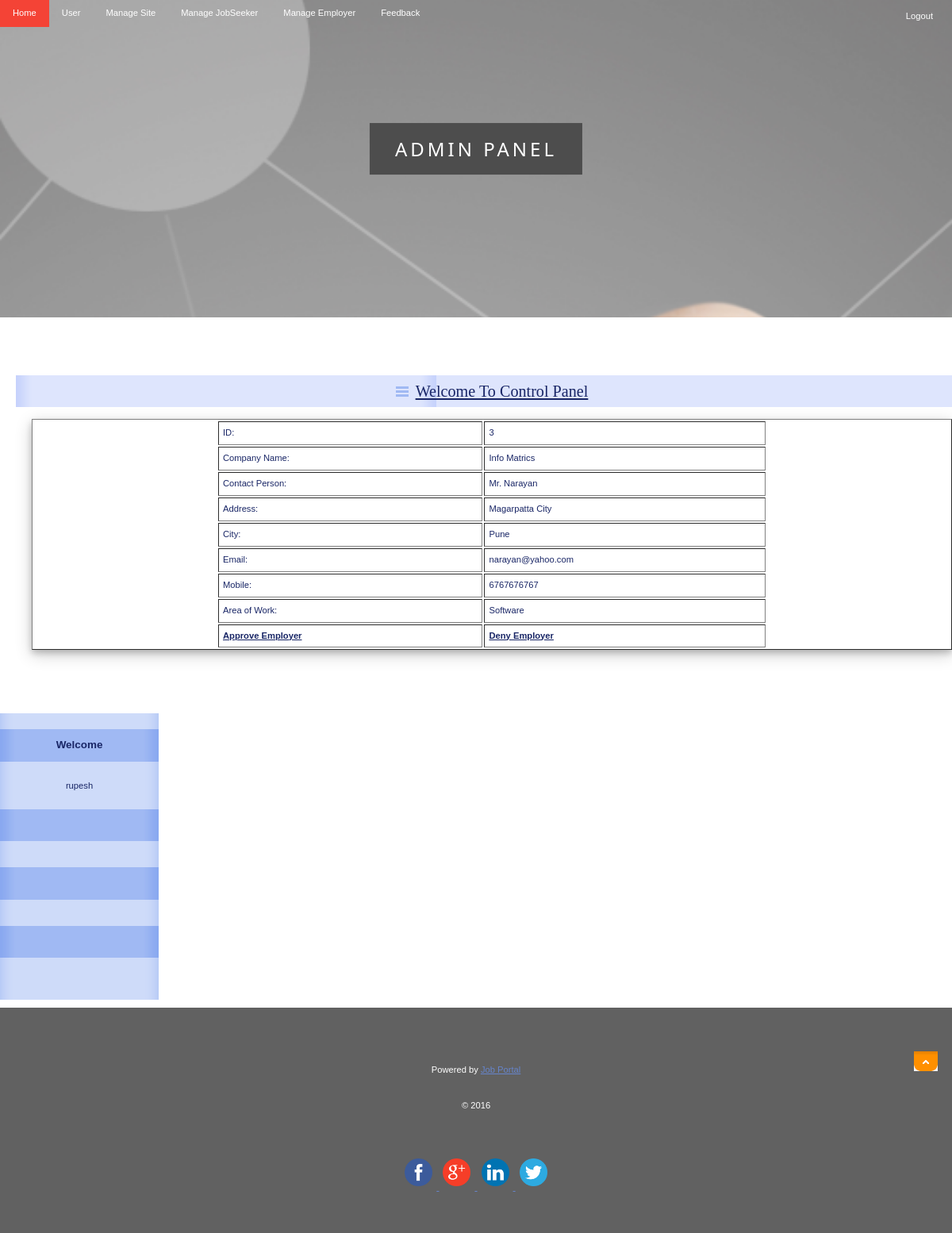
Screenshot of /Admin/DetailEmp.php?EmpId=3 (signed in) with the database file from the repository.
### tables this page shows
CREATE TABLE IF NOT EXISTS `employer_reg` (`EmployerId` int(11) NOT NULL AUTO_INCREMENT,
  `CompanyName` varchar(20) NOT NULL,
  `ContactPerson` varchar(20) NOT NULL,
  `Address` varchar(100) NOT NULL,
  `City` varchar(20) NOT NULL,
  `Email` varchar(40) NOT NULL,
  `Mobile` bigint(20) NOT NULL,
  `Area_Work` varchar(40) NOT NULL,
  `Status` varchar(10) NOT NULL,
  `UserName` varchar(20) NOT NULL,
  `Password` varchar(150) NOT NULL,
  `Question` varchar(100) NOT NULL,
  `Answer` varchar(50) NOT NULL,
  PRIMARY KEY (`EmployerId`)
);

### includes/MySQLFunc.php (called while the page is built, shortened)
<?php
	if (function_exists("mysqli_connect")) {
		function sqlquery($query) {
			global $sql_connection;
			return $sql_connection->query($query);
		}
		function sqlfetcharray($result){
			if($result){
				return mysqli_fetch_array($result);
			}
			else
			{	return Array();	}
		}
	}
?>

### Admin/DetailEmp.php (the view, shortened to what this page needs)
<!DOCTYPE html>
<html lang="cs">
<head>
    <link rel="stylesheet" media="screen,projection" type="text/css" href="./css/main.css" />
    <link rel="stylesheet" media="print" type="text/css" href="./css/print.css" />
    <link rel="stylesheet" media="aural" type="text/css" href="./css/aural.css" />
</head>
<body id="www-url-cz">
<div id="main" class="box">
<?php
include "Header.php"
?>
<?php
include "menu.php"
?>
    <div id="page" class="box">
    <div id="page-in" class="box">
        <div id="strip" class="box noprint">
            <p id="breadcrumbs">&nbsp;</p>
        </div>
        <div id="content">
            <div class="article">
              <h2><span><a href="#">Welcome To Control Panel</a></span></h2>
               <?php
$ID=$_GET['EmpId'];
include("../includes/MySQLFunc.php");
$sql = "select * from employer_reg where EmployerId ='".$ID."'  ";
$result = sqlquery($sql);
if($result){
$row = sqlfetcharray($result)
?>
                <table width="100%" border="1" cellspacing="2" cellpadding="2">
                  <tr>
                    <td>ID:</td>
                    <td><?php echo $row['EmployerId'];?></td>
                  </tr>
                  <tr>
                    <td>Company Name:</td>
                    <td><?php echo $row['CompanyName'];?></td>
                  </tr>
                  <tr>
                    <td>Contact Person:</td>
                    <td><?php echo $row['ContactPerson'];?></td>
                  </tr>
                  <tr>
                    <td>Address:</td>
                    <td><?php echo $row['Address'];?></td>
                  </tr>
                  <tr>
                    <td>City:</td>
                    <td><?php echo $row['City'];?></td>
                  </tr>
                  <tr>
                    <td>Email:</td>
                    <td><?php echo $row['Email'];?></td>
                  </tr>
                  <tr>
                    <td>Mobile:</td>
                    <td><?php echo $row['Mobile'];?></td>
                  </tr>
                  <tr>
                    <td>Area of Work:</td>
                    <td><?php echo $row['Area_Work'];?></td>
                  </tr>
                  <tr>
                    <td><strong><a href="ApprovEmp.php?EmpId=<?php echo $row['EmployerId'];?>">Approve Employer</a></strong></td>
		    <td><strong><a href="DenyEmp.php?EmpId=<?php echo $row['EmployerId'];?>">Deny Employer</a></strong></td>
                  </tr>
                </table>
		<?php } ?>
              <p class="btn-more box noprint">&nbsp;</p>
          </div>
        </div>
<?php
include "right.php"
?>
    </div>
    </div>
<?php
include "footer.php"
?>
</body>
</html>

### Admin/css/main.css (style rules this page uses)
* { min-height:1px; }
body { border:0; margin:0; padding:0; font:70%/160% "verdana",sans-serif; color:#192666; text-align:center; }
a { color:#192666; }
p { border:0; margin:15px 0; padding:0; line-height:30px; }
div { display:block; border:0; margin:0; padding:0; }
h1, h2, h3, h4, h5 { border:0; margin:15px 0 10px 0; padding:0; font-weight:bold; }
h2 { font-size:180%; line-height:100%; font-family:"georgia",serif; font-weight:normal; }
table { box-shadow: 0 4px 8px 0 rgba(0, 0, 0, 0.2), 0 6px 20px 0 rgba(0, 0, 0, 0.19); display:table; margin:15px 0; padding:0; font-size:100%; padding-left: 20%; padding-right: 20%; }
tr { display:table-row; }
th, td { display: table-cell; margin:0; padding:5px; vertical-align:top; text-align:left; }
a, img, span { border:0; margin:0; padding:0; }
strong, .strong { font-weight:bold; }
.box { min-height:1px; _height:1px; }
.box:after { content:"."; display:block; line-height:0px; font-size:0px; visibility:hidden; clear:both; }
#main { width:100%; }
#page { width:100%; min-height:1px; _height:1px; }
#page-in { min-height:1px; padding:10px 0; _height:1px; }
#strip { position:relative; clear:both; padding:3px 20px 10px 20px; color:#6182D1; }
#strip p { margin:0; }
#strip #breadcrumbs { width:520px; margin:0; padding:0; }
#content { float:left; width:100%; margin:0; padding:0 0 0 20px; }
#content .article { clear:both; margin:0; padding:20px; }
#content .article h2 { margin:0 -20px; padding:10px; background:#DEE5FD url("../design/content_title_bg.gif") 0 0 repeat-y; color:#192666; }
#content .article h2 span { background:url("../design/ico_list.gif") 0 50% no-repeat; padding-left:25px; }
#content .article p { text-align:justify; }
#content .btn-more { margin:0 0 15px 0; padding:0; border:0; position:relative; }

### Admin/css/print.css (style rules this page uses)
body { border:0; margin:0; padding:0; font-size:12pt }
a { color:#000; text-decoration:none; }
h1, h2, h3 { page-break-after:avoid; page-break-inside:avoid; }
table { border-collapse: collapse; border-width:1px; border-style:solid; }
th, td { display:table-cell; border-width:1px; border-style:solid; }
.noprint { display:none; }

### Employer/css/aural.css (style rules this page uses)
body { voice-family:paul,male; volume:loud; speech-rate:slow; richness:90; stress:20; }
h1, h2, h3, h4, h5 { cue-before:url("ping.au"); }
p, table { pause:50ms; }
strong { pitch:medium; pitch-range:60; stress:90; richness:90; }

### rows the page displays
employer_reg: EmployerId "3", CompanyName "Info Matrics", ContactPerson "Mr. Narayan", Address "Magarpatta City", City "Pune", Email "narayan@yahoo.com", Mobile "6767676767", Area_Work "Software"

### other values shown
$_SESSION['Name'] "rupesh"
